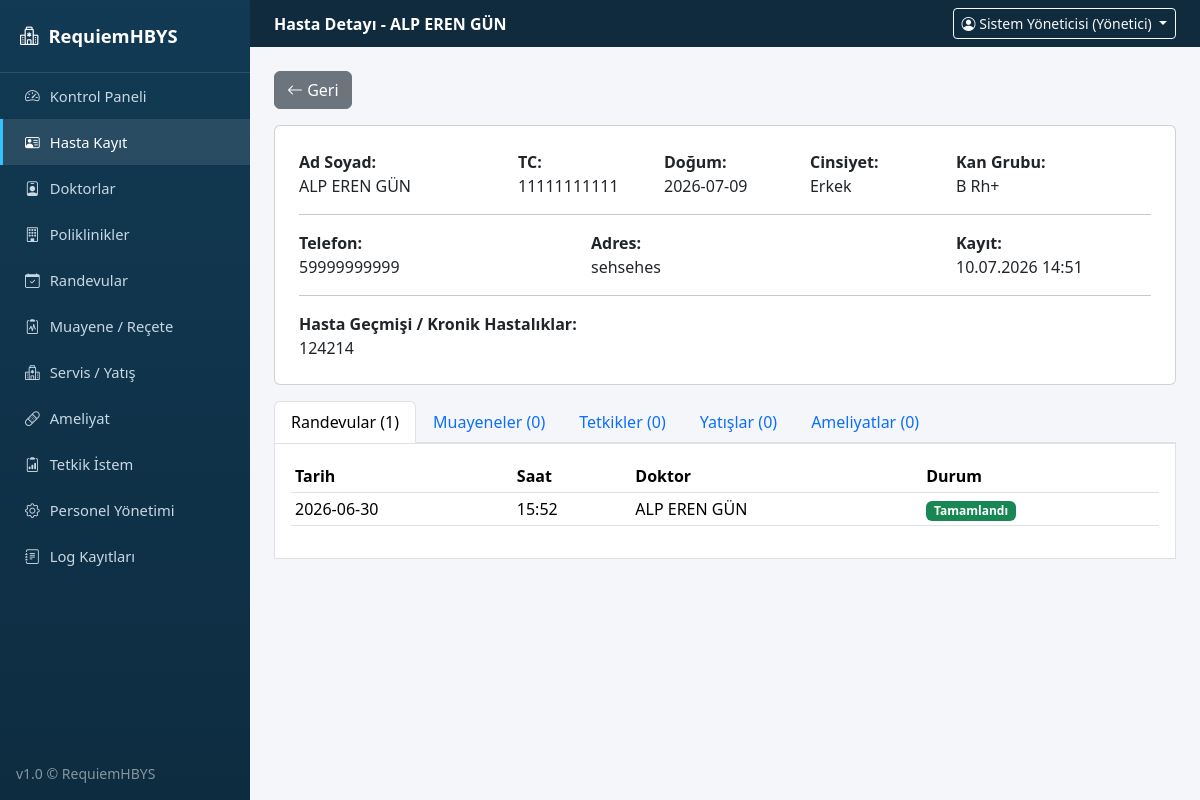
Page /hastalar/2/detay (signed in) on the earlier database version.
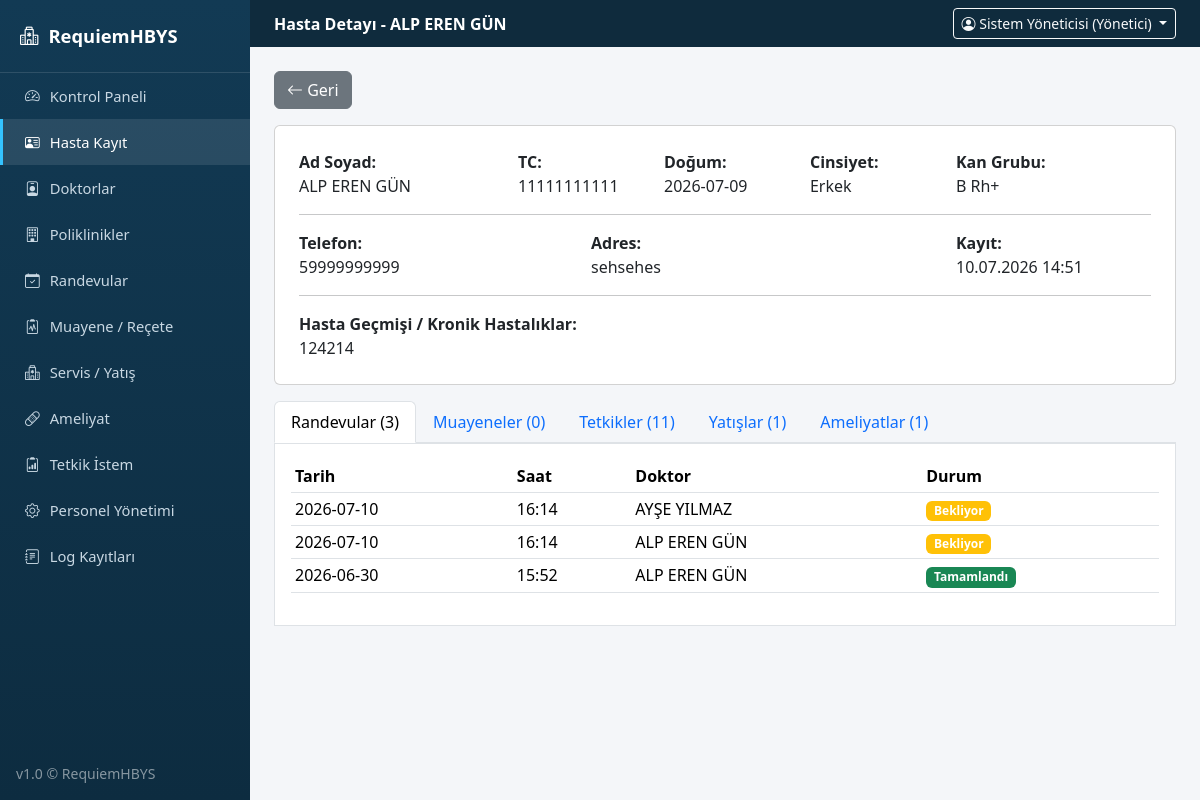
Same page on the later database version.
### tables this page shows
CREATE TABLE randevular (
            id INTEGER PRIMARY KEY AUTOINCREMENT,
            hasta_id INTEGER,
            doktor_id INTEGER,
            tarih TEXT,
            saat TEXT,
            durum TEXT
        );

CREATE TABLE doktorlar (
            id INTEGER PRIMARY KEY AUTOINCREMENT,
            ad_soyad TEXT NOT NULL,
            uzmanlik TEXT,
            poliklinik TEXT,
            uygunluk TEXT
        );

### app.py (the view)
@app.route("/hastalar/<int:hid>/detay")
@login_required
@modul_gerekli("hasta")
def hasta_detay(hid):
    hasta = db.hasta_getir_tek(hid)
    if not hasta:
        flash("Hasta bulunamadı.", "danger")
        return redirect(url_for("hastalar"))
    return render_template("hasta_detay.html", hasta=hasta,
                           randevular=db.hasta_randevulari_getir(hid),
                           muayeneler=db.hasta_muayeneleri_getir(hid),
                           tetkikler=db.hasta_tetkikleri_getir(hid),
                           yatislar=db.hasta_yatislari_getir(hid),
                           ameliyatlar=db.hasta_ameliyatlari_getir(hid))

### app.py (called while the page is built)
def login_required(f):
    @wraps(f)
    def wrapper(*args, **kwargs):
        if "user_id" not in session:
            flash("Lütfen giriş yapın.", "warning")
            return redirect(url_for("login"))
        return f(*args, **kwargs)
    return wrapper

def modul_gerekli(modul):
    def decorator(f):
        @wraps(f)
        def wrapper(*args, **kwargs):
            rol = session.get("rol")
            izinli = ROL_MODUL_YETKILERI.get(rol, set())
            if modul not in izinli:
                db.log_ekle(session.get("ad"), rol, "YETKİ", "ERİŞİM_RED",
                            f"'{modul}' modülüne yetkisiz erişim denemesi ({request.path}).", "Başarısız")
                flash("Bu sayfa için yetkiniz bulunmuyor.", "danger")
                return redirect(url_for("dashboard"))
            return f(*args, **kwargs)
        return wrapper
    return decorator

@app.context_processor
def inject_globals():
    def modul_yetkili(modul):
        return modul in ROL_MODUL_YETKILERI.get(session.get("rol"), set())
    return {"simdi": datetime.now().strftime("%d.%m.%Y %H:%M"), "modul_yetkili": modul_yetkili}

### templates/hasta_detay.html (shortened to what this page needs)
{% extends "base.html" %}
{% block page_header %}Hasta Detayı - {{ hasta.ad_soyad }}{% endblock %}
{% block content %}
<a href="{{ url_for('hastalar') }}" class="btn btn-secondary mb-3"><i class="bi bi-arrow-left"></i> Geri</a>
<div class="card p-4 mb-3">
  <div class="row">
    <div class="col-md-3"><strong>Ad Soyad:</strong><br>{{ hasta.ad_soyad }}</div>
    <div class="col-md-2"><strong>TC:</strong><br>{{ hasta.tc }}</div>
    <div class="col-md-2"><strong>Doğum:</strong><br>{{ hasta.dogum_tarihi or "-" }}</div>
    <div class="col-md-2"><strong>Cinsiyet:</strong><br>{{ hasta.cinsiyet or "-" }}</div>
    <div class="col-md-3"><strong>Kan Grubu:</strong><br>{{ hasta.kan_grubu or "-" }}</div>
  </div>
  <hr>
  <div class="row">
    <div class="col-md-4"><strong>Telefon:</strong><br>{{ hasta.telefon or "-" }}</div>
    <div class="col-md-5"><strong>Adres:</strong><br>{{ hasta.adres or "-" }}</div>
    <div class="col-md-3"><strong>Kayıt:</strong><br>{{ hasta.kayit_tarihi }}</div>
  </div>
  {% if hasta.gecmis %}
  <hr>
  <strong>Hasta Geçmişi / Kronik Hastalıklar:</strong>
  <p class="mb-0">{{ hasta.gecmis }}</p>
  {% endif %}
</div>
<ul class="nav nav-tabs" id="detayTab">
  <li class="nav-item"><button class="nav-link active" data-bs-toggle="tab" data-bs-target="#tab-randevu">Randevular ({{ randevular|length }})</button></li>
  <li class="nav-item"><button class="nav-link" data-bs-toggle="tab" data-bs-target="#tab-muayene">Muayeneler ({{ muayeneler|length }})</button></li>
  <li class="nav-item"><button class="nav-link" data-bs-toggle="tab" data-bs-target="#tab-tetkik">Tetkikler ({{ tetkikler|length }})</button></li>
  <li class="nav-item"><button class="nav-link" data-bs-toggle="tab" data-bs-target="#tab-yatis">Yatışlar ({{ yatislar|length }})</button></li>
  <li class="nav-item"><button class="nav-link" data-bs-toggle="tab" data-bs-target="#tab-ameliyat">Ameliyatlar ({{ ameliyatlar|length }})</button></li>
</ul>
<div class="tab-content border p-3 bg-white">
  <div class="tab-pane fade show active" id="tab-randevu">
    <table class="table table-sm table-hover">
      <thead><tr><th>Tarih</th><th>Saat</th><th>Doktor</th><th>Durum</th></tr></thead>
      <tbody>
        {% for r in randevular %}
        <tr><td>{{ r.tarih }}</td><td>{{ r.saat }}</td><td>{{ r.doktor_ad }}</td>
          <td><span class="badge bg-{{ 'success' if r.durum=='Tamamlandı' else ('warning' if r.durum=='Bekliyor' else 'secondary') }}">{{ r.durum }}</span></td></tr>
        {% else %}
        <tr><td colspan="4" class="text-center text-muted">Randevu bulunamadı.</td></tr>
        {% endfor %}
      </tbody>
    </table>
  </div>
</div>
{% endblock %}

Differences in the rows shown:
added randevular: tarih "2026-07-10", saat "16:14", doktor_ad "AYŞE YILMAZ", durum "Bekliyor"
added randevular: tarih "2026-07-10", saat "16:14", doktor_ad "ALP EREN GÜN", durum "Bekliyor"
Other differences:
{{ randevular|length }}: "1" → "3"
{{ tetkikler|length }}: "0" → "11"
{{ yatislar|length }}: "0" → "1"
{{ ameliyatlar|length }}: "0" → "1"
